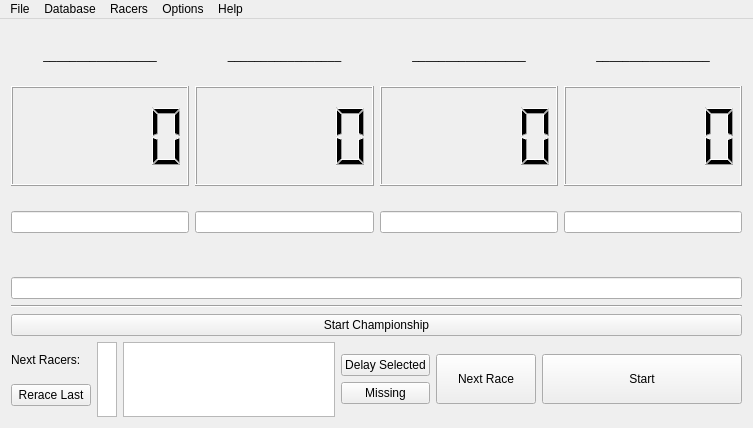
<?xml version="1.0" encoding="UTF-8"?>
<ui version="4.0">
 <class>pinewoodPC</class>
 <widget class="QMainWindow" name="pinewoodPC">
  <property name="geometry">
   <rect>
    <x>0</x>
    <y>0</y>
    <width>753</width>
    <height>428</height>
   </rect>
  </property>
  <property name="windowTitle">
   <string>PinewoodPC</string>
  </property>
  <property name="windowIcon">
   <iconset>
    <normaloff>../Documents/pine.ico</normaloff>../Documents/pine.ico</iconset>
  </property>
  <widget class="QWidget" name="centralWidget">
   <layout class="QVBoxLayout" name="verticalLayout_2">
    <item>
     <layout class="QVBoxLayout" name="verticalLayout">
      <item>
       <layout class="QHBoxLayout" name="horizontalLayout">
        <item>
         <layout class="QVBoxLayout" name="verticalLayout_3">
          <item>
           <spacer name="verticalSpacer_6">
            <property name="orientation">
             <enum>Qt::Vertical</enum>
            </property>
            <property name="sizeHint" stdset="0">
             <size>
              <width>20</width>
              <height>40</height>
             </size>
            </property>
           </spacer>
          </item>
          <item>
           <widget class="QLabel" name="label">
            <property name="text">
             <string>_________________</string>
            </property>
            <property name="alignment">
             <set>Qt::AlignCenter</set>
            </property>
           </widget>
          </item>
          <item>
           <spacer name="verticalSpacer_10">
            <property name="orientation">
             <enum>Qt::Vertical</enum>
            </property>
            <property name="sizeHint" stdset="0">
             <size>
              <width>20</width>
              <height>40</height>
             </size>
            </property>
           </spacer>
          </item>
          <item>
           <widget class="QLCDNumber" name="lcdNumber">
            <property name="minimumSize">
             <size>
              <width>0</width>
              <height>100</height>
             </size>
            </property>
            <property name="smallDecimalPoint">
             <bool>false</bool>
            </property>
            <property name="numDigits">
             <number>5</number>
            </property>
            <property name="segmentStyle">
             <enum>QLCDNumber::Filled</enum>
            </property>
            <property name="value" stdset="0">
             <double>0.000000000000000</double>
            </property>
           </widget>
          </item>
          <item>
           <spacer name="verticalSpacer">
            <property name="orientation">
             <enum>Qt::Vertical</enum>
            </property>
            <property name="sizeHint" stdset="0">
             <size>
              <width>20</width>
              <height>40</height>
             </size>
            </property>
           </spacer>
          </item>
          <item>
           <widget class="QLineEdit" name="lineEdit">
            <property name="inputMethodHints">
             <set>Qt::ImhDigitsOnly|Qt::ImhPreferNumbers</set>
            </property>
            <property name="alignment">
             <set>Qt::AlignCenter</set>
            </property>
           </widget>
          </item>
          <item>
           <spacer name="verticalSpacer_17">
            <property name="orientation">
             <enum>Qt::Vertical</enum>
            </property>
            <property name="sizeHint" stdset="0">
             <size>
              <width>20</width>
              <height>40</height>
             </size>
            </property>
           </spacer>
          </item>
         </layout>
        </item>
        <item>
         <layout class="QVBoxLayout" name="verticalLayout_4">
          <item>
           <spacer name="verticalSpacer_7">
            <property name="orientation">
             <enum>Qt::Vertical</enum>
            </property>
            <property name="sizeHint" stdset="0">
             <size>
              <width>20</width>
              <height>40</height>
             </size>
            </property>
           </spacer>
          </item>
          <item>
           <widget class="QLabel" name="label_2">
            <property name="text">
             <string>_________________</string>
            </property>
            <property name="alignment">
             <set>Qt::AlignCenter</set>
            </property>
           </widget>
          </item>
          <item>
           <spacer name="verticalSpacer_11">
            <property name="orientation">
             <enum>Qt::Vertical</enum>
            </property>
            <property name="sizeHint" stdset="0">
             <size>
              <width>20</width>
              <height>40</height>
             </size>
            </property>
           </spacer>
          </item>
          <item>
           <widget class="QLCDNumber" name="lcdNumber_2">
            <property name="minimumSize">
             <size>
              <width>0</width>
              <height>100</height>
             </size>
            </property>
            <property name="numDigits">
             <number>5</number>
            </property>
           </widget>
          </item>
          <item>
           <spacer name="verticalSpacer_14">
            <property name="orientation">
             <enum>Qt::Vertical</enum>
            </property>
            <property name="sizeHint" stdset="0">
             <size>
              <width>20</width>
              <height>40</height>
             </size>
            </property>
           </spacer>
          </item>
          <item>
           <widget class="QLineEdit" name="lineEdit_2">
            <property name="inputMethodHints">
             <set>Qt::ImhDigitsOnly|Qt::ImhPreferNumbers</set>
            </property>
            <property name="alignment">
             <set>Qt::AlignCenter</set>
            </property>
           </widget>
          </item>
          <item>
           <spacer name="verticalSpacer_18">
            <property name="orientation">
             <enum>Qt::Vertical</enum>
            </property>
            <property name="sizeHint" stdset="0">
             <size>
              <width>20</width>
              <height>40</height>
             </size>
            </property>
           </spacer>
          </item>
         </layout>
        </item>
        <item>
         <layout class="QVBoxLayout" name="verticalLayout_5">
          <item>
           <spacer name="verticalSpacer_8">
            <property name="orientation">
             <enum>Qt::Vertical</enum>
            </property>
            <property name="sizeHint" stdset="0">
             <size>
              <width>20</width>
              <height>40</height>
             </size>
            </property>
           </spacer>
          </item>
          <item>
           <widget class="QLabel" name="label_3">
            <property name="text">
             <string>_________________</string>
            </property>
            <property name="alignment">
             <set>Qt::AlignCenter</set>
            </property>
           </widget>
          </item>
          <item>
           <spacer name="verticalSpacer_12">
            <property name="orientation">
             <enum>Qt::Vertical</enum>
            </property>
            <property name="sizeHint" stdset="0">
             <size>
              <width>20</width>
              <height>40</height>
             </size>
            </property>
           </spacer>
          </item>
          <item>
           <widget class="QLCDNumber" name="lcdNumber_3">
            <property name="minimumSize">
             <size>
              <width>0</width>
              <height>100</height>
             </size>
            </property>
            <property name="smallDecimalPoint">
             <bool>false</bool>
            </property>
            <property name="numDigits">
             <number>5</number>
            </property>
            <property name="segmentStyle">
             <enum>QLCDNumber::Filled</enum>
            </property>
           </widget>
          </item>
          <item>
           <spacer name="verticalSpacer_15">
            <property name="orientation">
             <enum>Qt::Vertical</enum>
            </property>
            <property name="sizeHint" stdset="0">
             <size>
              <width>20</width>
              <height>40</height>
             </size>
            </property>
           </spacer>
          </item>
          <item>
           <widget class="QLineEdit" name="lineEdit_3">
            <property name="inputMethodHints">
             <set>Qt::ImhDigitsOnly|Qt::ImhPreferNumbers</set>
            </property>
            <property name="alignment">
             <set>Qt::AlignCenter</set>
            </property>
           </widget>
          </item>
          <item>
           <spacer name="verticalSpacer_19">
            <property name="orientation">
             <enum>Qt::Vertical</enum>
            </property>
            <property name="sizeHint" stdset="0">
             <size>
              <width>20</width>
              <height>40</height>
             </size>
            </property>
           </spacer>
          </item>
         </layout>
        </item>
        <item>
         <layout class="QVBoxLayout" name="verticalLayout_6">
          <item>
           <spacer name="verticalSpacer_9">
            <property name="orientation">
             <enum>Qt::Vertical</enum>
            </property>
            <property name="sizeHint" stdset="0">
             <size>
              <width>20</width>
              <height>40</height>
             </size>
            </property>
           </spacer>
          </item>
          <item>
           <widget class="QLabel" name="label_4">
            <property name="text">
             <string>_________________</string>
            </property>
            <property name="alignment">
             <set>Qt::AlignCenter</set>
            </property>
           </widget>
          </item>
          <item>
           <spacer name="verticalSpacer_13">
            <property name="orientation">
             <enum>Qt::Vertical</enum>
            </property>
            <property name="sizeHint" stdset="0">
             <size>
              <width>20</width>
              <height>40</height>
             </size>
            </property>
           </spacer>
          </item>
          <item>
           <widget class="QLCDNumber" name="lcdNumber_4">
            <property name="minimumSize">
             <size>
              <width>0</width>
              <height>100</height>
             </size>
            </property>
            <property name="smallDecimalPoint">
             <bool>false</bool>
            </property>
            <property name="numDigits">
             <number>5</number>
            </property>
            <property name="digitCount">
             <number>5</number>
            </property>
            <property name="segmentStyle">
             <enum>QLCDNumber::Filled</enum>
            </property>
            <property name="value" stdset="0">
             <double>0.000000000000000</double>
            </property>
           </widget>
          </item>
          <item>
           <spacer name="verticalSpacer_16">
            <property name="orientation">
             <enum>Qt::Vertical</enum>
            </property>
            <property name="sizeHint" stdset="0">
             <size>
              <width>20</width>
              <height>40</height>
             </size>
            </property>
           </spacer>
          </item>
          <item>
           <widget class="QLineEdit" name="lineEdit_4">
            <property name="inputMethodHints">
             <set>Qt::ImhDigitsOnly|Qt::ImhPreferNumbers</set>
            </property>
            <property name="alignment">
             <set>Qt::AlignCenter</set>
            </property>
           </widget>
          </item>
          <item>
           <spacer name="verticalSpacer_20">
            <property name="orientation">
             <enum>Qt::Vertical</enum>
            </property>
            <property name="sizeHint" stdset="0">
             <size>
              <width>20</width>
              <height>40</height>
             </size>
            </property>
           </spacer>
          </item>
         </layout>
        </item>
       </layout>
      </item>
      <item>
       <spacer name="horizontalSpacer">
        <property name="orientation">
         <enum>Qt::Horizontal</enum>
        </property>
        <property name="sizeHint" stdset="0">
         <size>
          <width>40</width>
          <height>20</height>
         </size>
        </property>
       </spacer>
      </item>
      <item>
       <widget class="QLineEdit" name="lineEdit_5"/>
      </item>
      <item>
       <spacer name="verticalSpacer_21">
        <property name="orientation">
         <enum>Qt::Vertical</enum>
        </property>
        <property name="sizeHint" stdset="0">
         <size>
          <width>20</width>
          <height>40</height>
         </size>
        </property>
       </spacer>
      </item>
      <item>
       <widget class="Line" name="line">
        <property name="orientation">
         <enum>Qt::Horizontal</enum>
        </property>
       </widget>
      </item>
      <item>
       <widget class="QPushButton" name="pushButton_5">
        <property name="text">
         <string>Start Championship</string>
        </property>
       </widget>
      </item>
      <item>
       <layout class="QVBoxLayout" name="verticalLayout_7">
        <item>
         <layout class="QHBoxLayout" name="horizontalLayout_3">
          <item>
           <layout class="QVBoxLayout" name="verticalLayout_9">
            <item>
             <spacer name="verticalSpacer_3">
              <property name="orientation">
               <enum>Qt::Vertical</enum>
              </property>
              <property name="sizeHint" stdset="0">
               <size>
                <width>20</width>
                <height>40</height>
               </size>
              </property>
             </spacer>
            </item>
            <item>
             <widget class="QLabel" name="label_5">
              <property name="text">
               <string>Next Racers:</string>
              </property>
             </widget>
            </item>
            <item>
             <spacer name="verticalSpacer_2">
              <property name="orientation">
               <enum>Qt::Vertical</enum>
              </property>
              <property name="sizeHint" stdset="0">
               <size>
                <width>20</width>
                <height>40</height>
               </size>
              </property>
             </spacer>
            </item>
            <item>
             <widget class="QPushButton" name="pushButton_6">
              <property name="text">
               <string>Rerace Last</string>
              </property>
             </widget>
            </item>
            <item>
             <spacer name="verticalSpacer_22">
              <property name="orientation">
               <enum>Qt::Vertical</enum>
              </property>
              <property name="sizeHint" stdset="0">
               <size>
                <width>20</width>
                <height>40</height>
               </size>
              </property>
             </spacer>
            </item>
           </layout>
          </item>
          <item>
           <widget class="QListWidget" name="listWidget_2">
            <property name="enabled">
             <bool>true</bool>
            </property>
            <property name="maximumSize">
             <size>
              <width>20</width>
              <height>75</height>
             </size>
            </property>
            <property name="selectionMode">
             <enum>QAbstractItemView::NoSelection</enum>
            </property>
           </widget>
          </item>
          <item>
           <widget class="QListWidget" name="listWidget">
            <property name="maximumSize">
             <size>
              <width>16777215</width>
              <height>75</height>
             </size>
            </property>
            <property name="editTriggers">
             <set>QAbstractItemView::NoEditTriggers</set>
            </property>
            <property name="showDropIndicator" stdset="0">
             <bool>false</bool>
            </property>
           </widget>
          </item>
          <item>
           <layout class="QVBoxLayout" name="verticalLayout_8">
            <item>
             <spacer name="verticalSpacer_4">
              <property name="orientation">
               <enum>Qt::Vertical</enum>
              </property>
              <property name="sizeHint" stdset="0">
               <size>
                <width>20</width>
                <height>40</height>
               </size>
              </property>
             </spacer>
            </item>
            <item>
             <widget class="QPushButton" name="pushButton_2">
              <property name="text">
               <string>Delay Selected</string>
              </property>
             </widget>
            </item>
            <item>
             <widget class="QPushButton" name="pushButton_3">
              <property name="text">
               <string>Missing</string>
              </property>
             </widget>
            </item>
            <item>
             <spacer name="verticalSpacer_5">
              <property name="orientation">
               <enum>Qt::Vertical</enum>
              </property>
              <property name="sizeHint" stdset="0">
               <size>
                <width>20</width>
                <height>40</height>
               </size>
              </property>
             </spacer>
            </item>
           </layout>
          </item>
          <item>
           <widget class="QPushButton" name="pushButton_4">
            <property name="minimumSize">
             <size>
              <width>100</width>
              <height>50</height>
             </size>
            </property>
            <property name="text">
             <string>Next Race</string>
            </property>
           </widget>
          </item>
          <item>
           <widget class="QPushButton" name="pushButton">
            <property name="minimumSize">
             <size>
              <width>200</width>
              <height>50</height>
             </size>
            </property>
            <property name="maximumSize">
             <size>
              <width>200</width>
              <height>50</height>
             </size>
            </property>
            <property name="text">
             <string>Start</string>
            </property>
           </widget>
          </item>
         </layout>
        </item>
       </layout>
      </item>
     </layout>
    </item>
   </layout>
  </widget>
  <widget class="QMenuBar" name="menuBar">
   <property name="geometry">
    <rect>
     <x>0</x>
     <y>0</y>
     <width>753</width>
     <height>21</height>
    </rect>
   </property>
   <widget class="QMenu" name="menuFile">
    <property name="title">
     <string>File</string>
    </property>
    <addaction name="actionSingle_race"/>
    <addaction name="actionChampionship"/>
    <addaction name="separator"/>
    <addaction name="actionExit"/>
   </widget>
   <widget class="QMenu" name="menuDatabase">
    <property name="title">
     <string>Database</string>
    </property>
    <addaction name="actionNew_Database"/>
    <addaction name="separator"/>
    <addaction name="actionLoad_Database"/>
    <addaction name="actionSave_Database"/>
    <addaction name="separator"/>
    <addaction name="actionAutosave"/>
   </widget>
   <widget class="QMenu" name="menuRacers">
    <property name="title">
     <string>Racers</string>
    </property>
    <addaction name="actionView_Racers"/>
    <addaction name="actionManage_Racers"/>
    <addaction name="actionPriority_List"/>
   </widget>
   <widget class="QMenu" name="menuOptions">
    <property name="title">
     <string>Options</string>
    </property>
    <widget class="QMenu" name="menuScreen">
     <property name="title">
      <string>Screen</string>
     </property>
     <addaction name="actionNormal_Screen"/>
     <addaction name="actionFull_Screen"/>
    </widget>
    <widget class="QMenu" name="menuLanguage">
     <property name="title">
      <string>Language</string>
     </property>
     <addaction name="actionEnglish"/>
     <addaction name="actionHungarian"/>
    </widget>
    <addaction name="menuScreen"/>
    <addaction name="menuLanguage"/>
   </widget>
   <widget class="QMenu" name="menuHelp">
    <property name="title">
     <string>Help</string>
    </property>
    <addaction name="actionGuide"/>
    <addaction name="actionAbout"/>
   </widget>
   <addaction name="menuFile"/>
   <addaction name="menuDatabase"/>
   <addaction name="menuRacers"/>
   <addaction name="menuOptions"/>
   <addaction name="menuHelp"/>
  </widget>
  <action name="actionExit">
   <property name="text">
    <string>Exit</string>
   </property>
  </action>
  <action name="actionSingle_race">
   <property name="text">
    <string>Single Race</string>
   </property>
  </action>
  <action name="actionChampionship">
   <property name="text">
    <string>Championship</string>
   </property>
  </action>
  <action name="actionNew_Database">
   <property name="text">
    <string>New Database</string>
   </property>
  </action>
  <action name="actionLoad_Database">
   <property name="text">
    <string>Load Database</string>
   </property>
  </action>
  <action name="actionSave_Database">
   <property name="text">
    <string>Save Database</string>
   </property>
  </action>
  <action name="actionAutosave">
   <property name="checkable">
    <bool>true</bool>
   </property>
   <property name="text">
    <string>Autosave</string>
   </property>
  </action>
  <action name="actionView_Racers">
   <property name="text">
    <string>View Racers</string>
   </property>
  </action>
  <action name="actionManage_Racers">
   <property name="text">
    <string>Manage Racers</string>
   </property>
  </action>
  <action name="actionPriority_List">
   <property name="text">
    <string>Priority List</string>
   </property>
  </action>
  <action name="actionGuide">
   <property name="text">
    <string>Guide</string>
   </property>
  </action>
  <action name="actionAbout">
   <property name="text">
    <string>About</string>
   </property>
  </action>
  <action name="actionNormal_Screen">
   <property name="checkable">
    <bool>true</bool>
   </property>
   <property name="checked">
    <bool>true</bool>
   </property>
   <property name="enabled">
    <bool>true</bool>
   </property>
   <property name="text">
    <string>Normal Screen</string>
   </property>
  </action>
  <action name="actionFull_Screen">
   <property name="checkable">
    <bool>true</bool>
   </property>
   <property name="enabled">
    <bool>true</bool>
   </property>
   <property name="text">
    <string>Full Screen</string>
   </property>
  </action>
  <action name="actionEnglish">
   <property name="checkable">
    <bool>true</bool>
   </property>
   <property name="text">
    <string>English</string>
   </property>
  </action>
  <action name="actionHungarian">
   <property name="checkable">
    <bool>true</bool>
   </property>
   <property name="text">
    <string>Hungarian</string>
   </property>
  </action>
 </widget>
 <layoutdefault spacing="6" margin="11"/>
 <resources/>
 <connections>
  <connection>
   <sender>lineEdit</sender>
   <signal>textChanged(QString)</signal>
   <receiver>lineEdit_2</receiver>
   <slot>setFocus()</slot>
   <hints>
    <hint type="sourcelabel">
     <x>139</x>
     <y>221</y>
    </hint>
    <hint type="destinationlabel">
     <x>372</x>
     <y>221</y>
    </hint>
   </hints>
  </connection>
  <connection>
   <sender>lineEdit_2</sender>
   <signal>textChanged(QString)</signal>
   <receiver>lineEdit_3</receiver>
   <slot>setFocus()</slot>
   <hints>
    <hint type="sourcelabel">
     <x>372</x>
     <y>221</y>
    </hint>
    <hint type="destinationlabel">
     <x>556</x>
     <y>221</y>
    </hint>
   </hints>
  </connection>
  <connection>
   <sender>lineEdit_3</sender>
   <signal>textChanged(QString)</signal>
   <receiver>lineEdit_4</receiver>
   <slot>setFocus()</slot>
   <hints>
    <hint type="sourcelabel">
     <x>556</x>
     <y>221</y>
    </hint>
    <hint type="destinationlabel">
     <x>740</x>
     <y>221</y>
    </hint>
   </hints>
  </connection>
  <connection>
   <sender>pushButton</sender>
   <signal>clicked()</signal>
   <receiver>lineEdit</receiver>
   <slot>setFocus()</slot>
   <hints>
    <hint type="sourcelabel">
     <x>640</x>
     <y>373</y>
    </hint>
    <hint type="destinationlabel">
     <x>94</x>
     <y>221</y>
    </hint>
   </hints>
  </connection>
  <connection>
   <sender>lineEdit_4</sender>
   <signal>textChanged(QString)</signal>
   <receiver>lineEdit_5</receiver>
   <slot>setFocus()</slot>
   <hints>
    <hint type="sourcelabel">
     <x>637</x>
     <y>212</y>
    </hint>
    <hint type="destinationlabel">
     <x>603</x>
     <y>280</y>
    </hint>
   </hints>
  </connection>
 </connections>
</ui>
